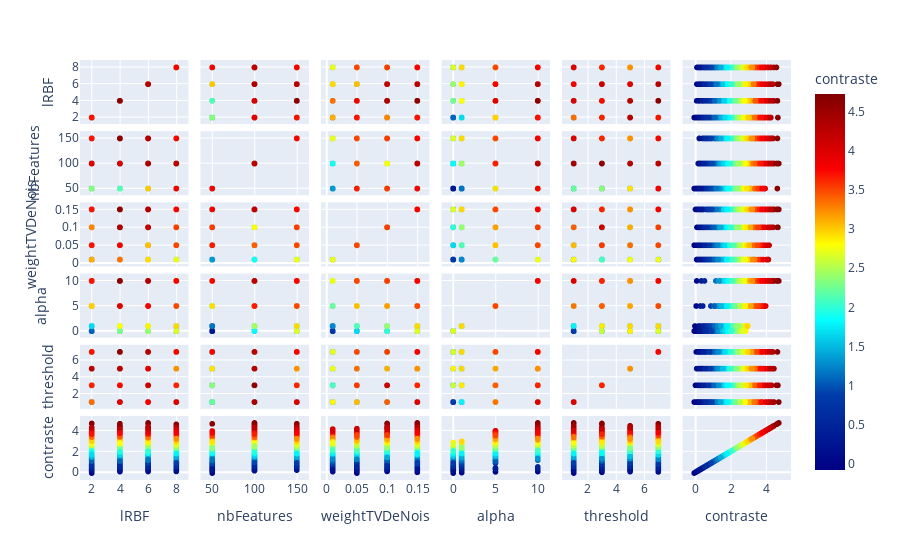

The notebook cell this image was saved under:
### Code cell
fig = px.scatter_matrix(dict,color = "contraste",color_continuous_scale=px.colors.sequential.Jet)
fig.show()

### Figure 1 — Plotly figure (JSON) as saved in the notebook; plotly's stock layout.template omitted (floating-point values rounded to 4 significant figures; data arrays with more than 128 entries replaced by an {"elided": "..."} marker saying what was removed)
{"data": [{"dimensions": [{"axis": {"matches": true}, "label": "lRBF", "values": {"elided": "768 int values"}}, {"axis": {"matches": true}, "label": "nbFeatures", "values": {"elided": "768 int values"}}, {"axis": {"matches": true}, "label": "weightTVDeNois", "values": {"elided": "768 float values"}}, {"axis": {"matches": true}, "label": "alpha", "values": {"elided": "768 int values"}}, {"axis": {"matches": true}, "label": "threshold", "values": {"elided": "768 int values"}}, {"axis": {"matches": true}, "label": "contraste", "values": {"elided": "768 float values"}}], "hovertemplate": "%{xaxis.title.text}=%{x}<br>%{yaxis.title.text}=%{y}<br>contraste=%{marker.color}<extra></extra>", "legendgroup": "", "marker": {"color": {"elided": "768 float values"}, "coloraxis": "coloraxis", "symbol": "circle"}, "name": "", "showlegend": false, "type": "splom"}], "layout": {"coloraxis": {"colorbar": {"title": {"text": "contraste"}}, "colorscale": [[0, "rgb(0,0,131)"], [0.2, "rgb(0,60,170)"], [0.4, "rgb(5,255,255)"], [0.6, "rgb(255,255,0)"], [0.8, "rgb(250,0,0)"], [1, "rgb(128,0,0)"]]}, "dragmode": "select", "legend": {"tracegroupgap": 0}, "margin": {"t": 60}}}
